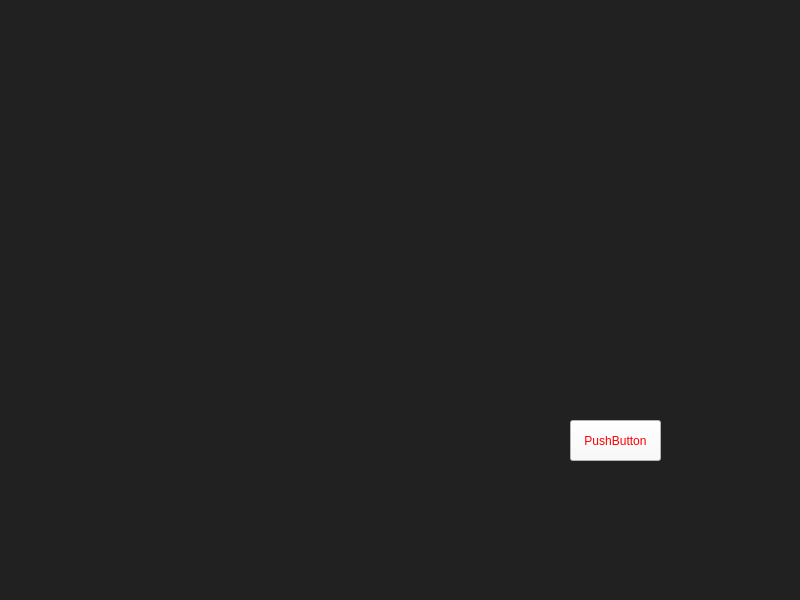
<?xml version="1.0" encoding="UTF-8"?>
<ui version="4.0">
 <class>MainWindow</class>
 <widget class="QMainWindow" name="MainWindow">
  <property name="geometry">
   <rect>
    <x>0</x>
    <y>0</y>
    <width>800</width>
    <height>600</height>
   </rect>
  </property>
  <property name="windowTitle">
   <string>YouTube donwloader</string>
  </property>
  <property name="styleSheet">
   <string notr="true">background: #212121;</string>
  </property>
  <widget class="QWidget" name="centralwidget">
   <widget class="QPushButton" name="dwn_btn">
    <property name="geometry">
     <rect>
      <x>570</x>
      <y>420</y>
      <width>91</width>
      <height>41</height>
     </rect>
    </property>
    <property name="styleSheet">
     <string notr="true">background: #fafafa; font-family: Arial; color: red;</string>
    </property>
    <property name="text">
     <string>PushButton</string>
    </property>
   </widget>
  </widget>
  <widget class="QMenuBar" name="menubar">
   <property name="geometry">
    <rect>
     <x>0</x>
     <y>0</y>
     <width>800</width>
     <height>26</height>
    </rect>
   </property>
  </widget>
  <widget class="QStatusBar" name="statusbar"/>
 </widget>
 <resources/>
 <connections/>
</ui>
